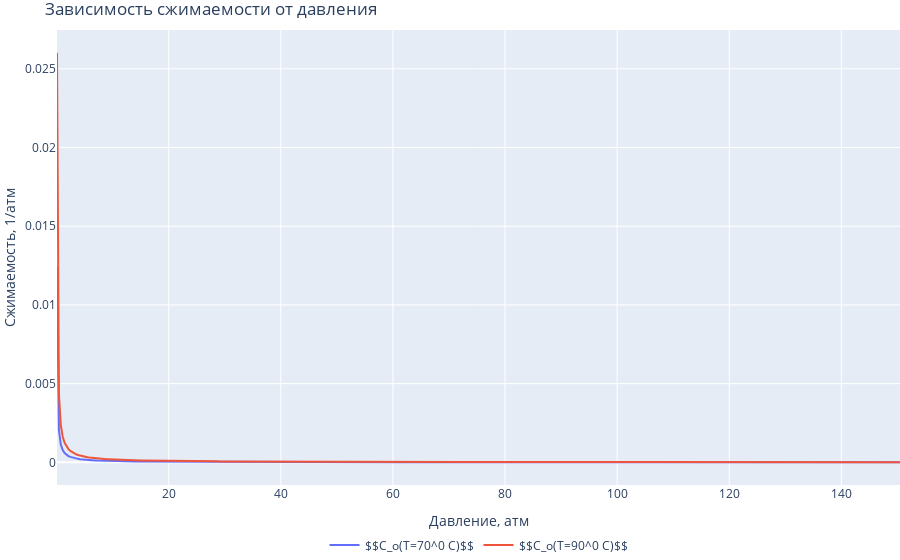

The notebook cell this image was saved under:
### Code cell
fig2 = go.Figure()

fig2.add_trace(go.Scatter(x=P_si, y=Co70_si, name='$$C_o(T=70^0 C)$$'))
fig2.add_trace(go.Scatter(x=P_si, y=Co90_si, name='$$C_o(T=90^0 C)$$'))
fig2.update_layout(legend_orientation="h",
                  legend=dict(x=.5, xanchor="center"),
                  title="Зависимость сжимаемости от давления",
                  xaxis_title="Давление, атм",
                  yaxis_title="Сжимаемость, 1/атм",
                  margin=dict(l=0, r=0, t=30, b=0))
fig2.update_traces(hoverinfo="x+y")
fig2.show()

### Figure 1 — Plotly figure (JSON) as saved in the notebook; plotly's stock layout.template omitted (floating-point values rounded to 4 significant figures; data arrays with more than 128 entries replaced by an {"elided": "..."} marker saying what was removed)
{"data": [{"hoverinfo": "x+y", "name": "$$C_o(T=70^0 C)$$", "type": "scatter", "x": {"elided": "443 float values"}, "y": {"elided": "443 float values"}}, {"hoverinfo": "x+y", "name": "$$C_o(T=90^0 C)$$", "type": "scatter", "x": {"elided": "443 float values"}, "y": {"elided": "443 float values"}}], "layout": {"legend": {"orientation": "h", "x": 0.5, "xanchor": "center"}, "margin": {"b": 0, "l": 0, "r": 0, "t": 30}, "title": {"text": "Зависимость сжимаемости от давления"}, "xaxis": {"title": {"text": "Давление, атм"}}, "yaxis": {"title": {"text": "Сжимаемость, 1/атм"}}}}
